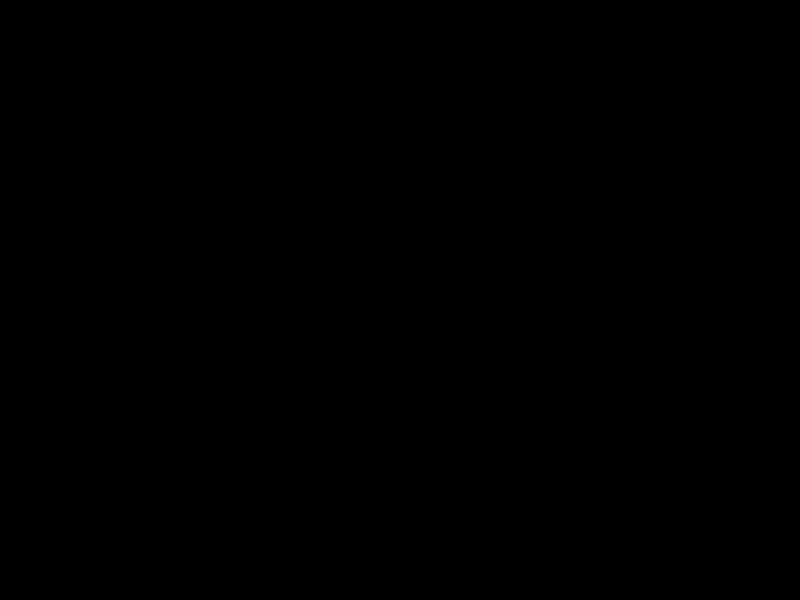
Frame 1 (no input)
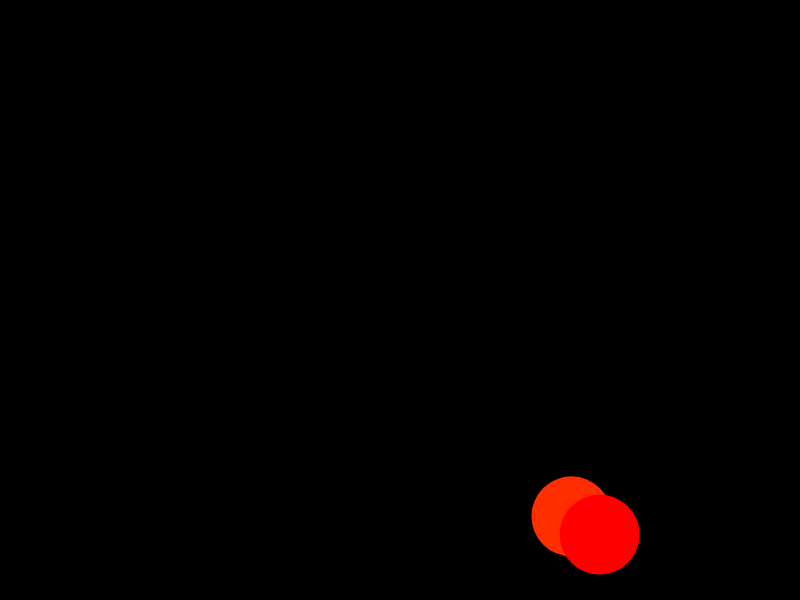
Frame 60 (no input)
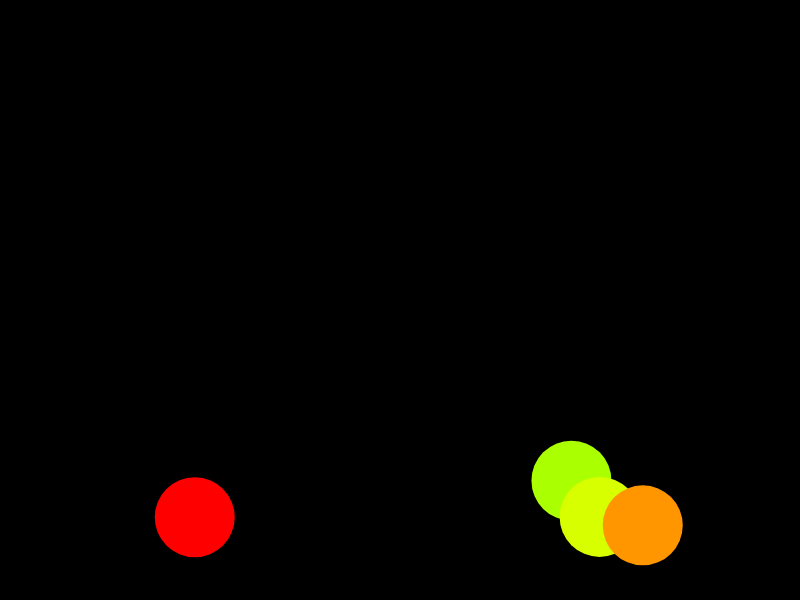
Frame 120 (the mouse pressed at the canvas centre since frame 60)

The p5.js sketch that drew these frames (run headless with seeded random() and noise() and a simulated clock; from frame 60 on, the mouse is pressed at the canvas centre):

// p5.js sketch
// ── sketch.js
// ROCKETS

// Declare Global Variables
let rockets;

// SETUP FUNCTION - Runs once at beginning of program
function setup() {
    createCanvas(800, 600);

    // Initialize GLobal Variables
    rockets = [];
}

// DRAW FUNCTION - Loops @ 60FPS by default
function draw() {
    // LOGIC
    for (let i = 0; i < rockets.length; i++) {
        rockets[i].move();
        if (rockets[i].offScreen()) {
            rockets.splice(i, 1);
        }
    }

    if (frameCount % 30 === 0) {
        rockets.push(new Rocket(random(width), random(500, height)));
    }
    
    // DRAW
    background(0);
    for (let i = 0; i < rockets.length; i++) {
        rockets[i].show();
    }    
    
    for (var i = 0; i < rockets.length; i++) {
        if (rockets[i].cState > 0) {
            this.fc = frameCount;
            this.cState++;
        }
        rockets[i].color();
    }
}



//Event function
function mousePressed() {
   for (let i = 0; i < rockets.length; i++) {
        if (rockets[i].click()) {
            rockets.splice(i, 1);
        }
    }    
}
// ── rocket.js
// ROCKET CLASS (FACTORY / BLUEPRINT)
class Rocket {
    // STATE (Properties)
    constructor(x, y) {
        this.x = x;
        this.y = y;
        this.r = 40;
        this.c1 = 255;
        this.c2 = 0;
        this.c3 = 0;
        this.dy = 0;
        this.a = -0.01;
        this.fc = 0;
        this.cState = 1;
    }
    
    // BEHAVIOUR (Methods)
    move() {
        this.y += this.dy; // Move
        this.dy += this.a; // Accelerate
    }
    
    color() {
        
        console.log (frameCount - this.fc)
        if ((frameCount - this.fc) >= 51 && (frameCount - this.fc) <130 && (this.c2 <= 255)) {
            this.c2 += 5;
        } else if ((frameCount - this.fc) >= 102 && (frameCount - this.fc) < 180 && this.c1 >= 0 ) {
            this.c1 -= 5;
        } else if ((frameCount - this.fc) >= 153 && (frameCount - this.fc) <205 && this.c3 <= 255) {
            this.c3 += 5;
        } else if ((frameCount - this.fc) >= 204 && this.c2 >= 0 ){
            this.c2 -= 5;
        } else if ((frameCount - this.fc) >= 255 && this.c1 <= 255){
            this.c1 += 5;
        } else if ((frameCount - this.fc) >= 306 && this.c3 >= 0) {
            this.c3 -= 5;
        } else if ((frameCount - this.fc) >= 357) {
            this.cState = 0;
        }
    }
    
    offScreen() {
        if (this.y < 0) {
            return true;
        } else {
            return false;
        }
    }
    
    click(){
        if (dist(mouseX, mouseY, this.x, this.y) < this.r) {
            return true;
        } else {
            return false;
        }
    }
   

    
    show() {
        noStroke();
        fill(color(this.c1, this.c2, this.c3));
        ellipse(this.x, this.y, 2 * this.r);
    }
}
